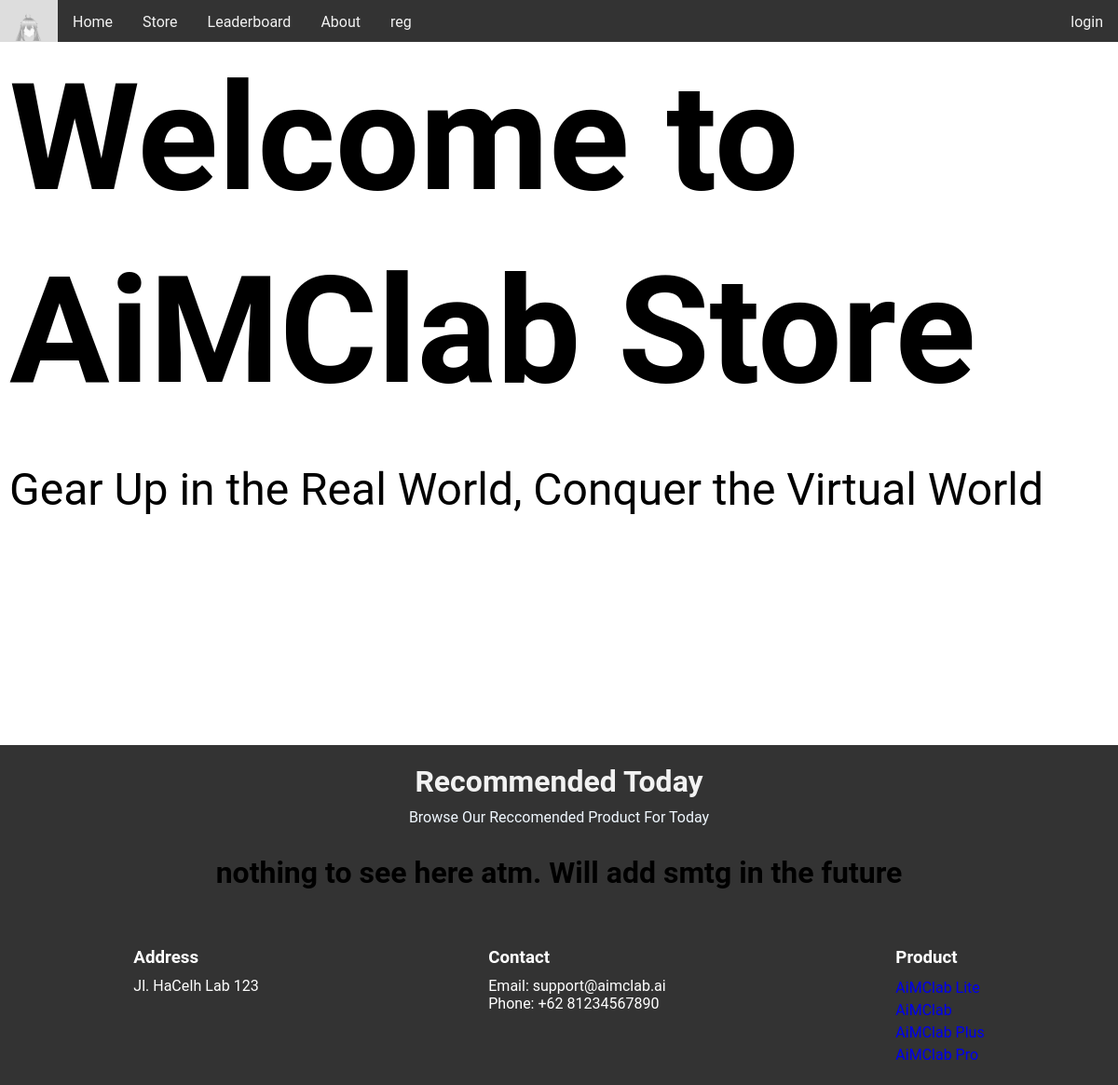
Before: /store.php with the older database file.
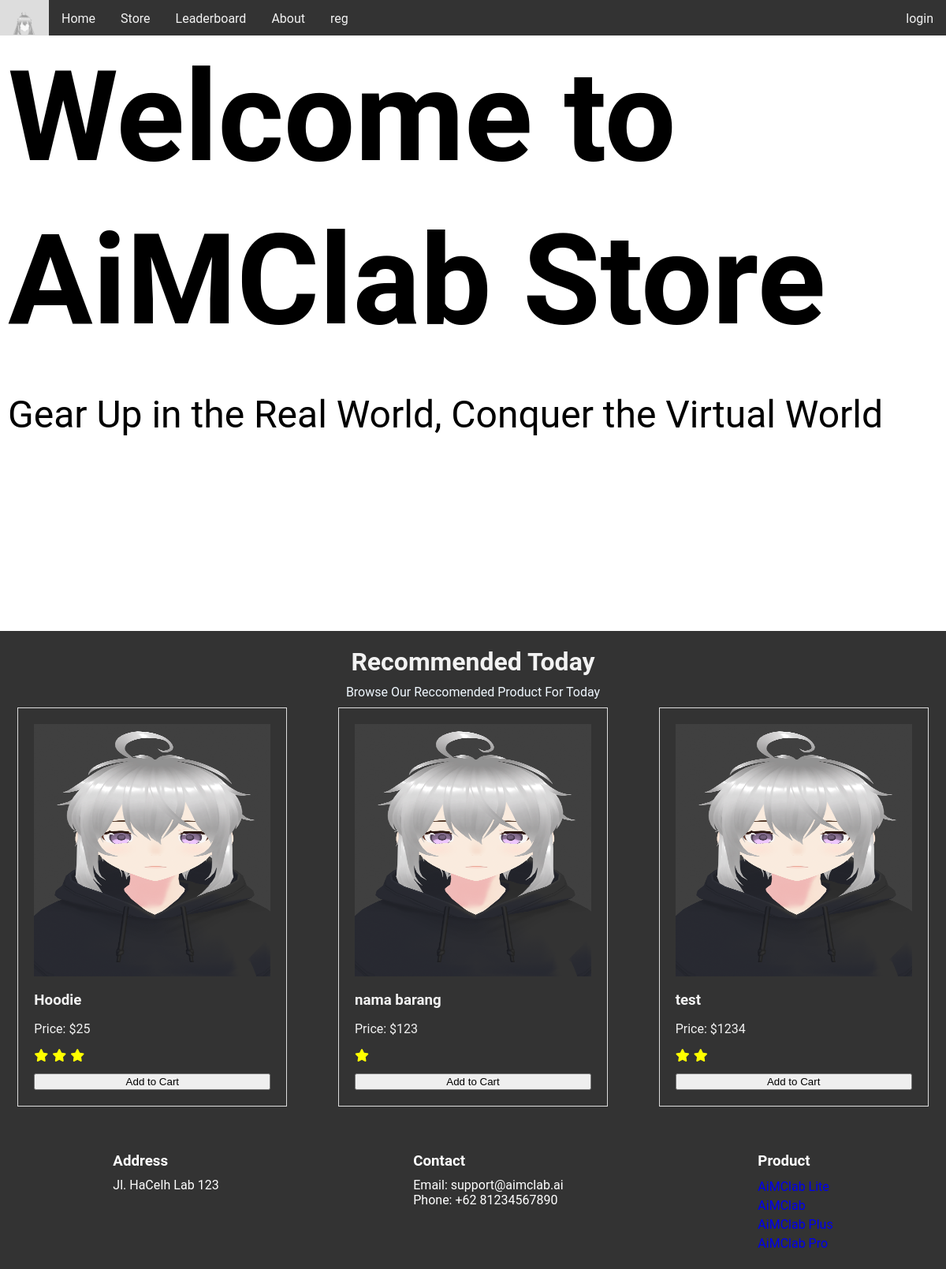
After: the same page with the newer database file.
### tables this page shows
CREATE TABLE `store` (
  `image` varchar(100) NOT NULL,
  `title` varchar(100) NOT NULL,
  `price` int(11) NOT NULL,
  `rating` int(11) NOT NULL
);

### scripts/storec.php (the view, shortened to what this page needs)
<?php
    include 'db.php';
    $load= $conn->prepare('SELECT image, title, price, rating FROM store');
    $load->execute();
    $result= $load->get_result();
    if($result->num_rows>0){
        while ($row= $result->fetch_assoc()){
            echo "<div class='card'>";
            echo "<img src='" . htmlspecialchars($row["image"]) . "' alt='" . htmlspecialchars($row["title"]) . "'>";
            echo "<h3>" . htmlspecialchars($row["title"]) . "</h3>";
            echo "<p>Price: $" . htmlspecialchars($row["price"]) . "</p>";
            $stars = $row["rating"];
            echo "<div class='stars'>";
            for ($i = 0; $i < $stars; $i++) {
                echo "<i class='fa fa-star'></i>";
            }
            echo "</div>";
            echo "<button id='addToCart'>Add to Cart</button>";
            echo "</div>";
        }
    } else {
        echo "<h1>nothing to see here atm. Will add smtg in the future</h1>";
    }
?>

### store.php (shortened to what this page needs)
<!DOCTYPE html>
<html>
    <head>
        <link rel="stylesheet" href="https://cdnjs.cloudflare.com/ajax/libs/font-awesome/6.1.0/css/all.min.css">
        <link rel="stylesheet" href="./assets/store.css">
    </head>
    <body>
        <div class="navbar">
            <a href="./index.php#homepage" class="logo">
                <img src="/assets/img/logo.png">
            </a>
            <a href="./index.php#homepage">Home</a>
            <a href="./store.php">Store</a>
            <a href="./index.php#leaderboard">Leaderboard</a>
            <a href="./index.php#about">About</a>
            <a href="./register.php" class="register">reg</a>
            <a href="./login.php" class="login">login</a>
        </div>
        <div class="homepage" id="homepage">
            <div class="home-content">
                <h1>Welcome to</h1>
                <h1>AiMClab Store</h1>
                <p>Gear Up in the Real World, Conquer the Virtual World</p>
            </div>
        </div>
        <div class="rectext">
            <h2 >Recommended Today</h2>
            <p>Browse Our Reccomended Product For Today</p>
        </div>
        <div class="recommended-today">
            <?php
               require('scripts/storec.php');
            ?>
        </div>
        <div class="footer">
            <div class="address">
                <h3>Address</h3>
                <p>Jl. HaCeIh Lab 123</p>
            </div>
            <div class="contact">
                <h3>Contact</h3>
                <p>Email: support@aimclab.ai</p>
                <p>Phone: +62 81234567890</p>
            </div>
            <div class="product">
                <h3>Product</h3>
                <p>
                    <a href="#license"><li>AiMClab Lite</li></a>
                    <a href="#license"><li>AiMClab</li></a>
                    <a href="#license"><li>AiMClab Plus</li></a>
                    <a href="#license"><li>AiMClab Pro</li></a>
                </p>
            </div>
        </div>
    </body>
</html>

### assets/store.css (style rules this page uses)
body { margin: 0; padding: 0; font-family: 'roboto', sans-serif; }
.navbar { background-color: #333; overflow: hidden; height: 45px; position: sticky; top: 0; }
.navbar a { float: left; display: block; color: #f2f2f2; text-align: center; padding: 14px 16px; text-decoration: none; }
.logo img { height: 30px; }
.navbar .login { float: right; }
.homepage { display: flex; align-items: start; justify-content: left; left: 0; top: 0; width: 100%; height: calc(100vh - 45px); animation: animate 16s cubic-bezier(0.645, 0.045, 0.355, 1) infinite; }
.homepage h1 { font-size: 10rem; margin-bottom: 20px; margin-top: 0; }
.homepage p { font-size: 3rem; margin-bottom: 20px; }
.home-content { margin: 10px; }
.rectext { text-align: center; background-color: #333; }
.rectext h2 { margin: 0; padding-bottom: 10px; padding-top: 20px; font-size: 2rem; color: #f2f2f2; }
.rectext p { margin: 0; padding-bottom: 10px; color: aliceblue; }
.recommended-today { background-color: #333; display: grid; grid-template-columns: repeat(auto-fit, minmax(300px, 1fr)); grid-gap: 20px; justify-items: center; }
.card { display: flex; flex-direction: column; align-items: left; border: 1px solid #ddd; padding: 20px; width: 300px; margin-bottom: 20px; }
.card img { width: 100%; height: 320px; }
.card h3 { margin-bottom: 0; color: #f2f2f2; }
.card p { color: #f2f2f2; }
.stars { display: flex; gap: 5px; padding-bottom: 15px; }
.stars i:before { color: yellow; }
.footer { background-color: #333; color: #fff; padding: 20px; display: flex; justify-content: space-around; }
.footer h3 { margin-bottom: 10px; }
.footer p { margin: 0; }
.footer a { text-decoration: none; }
.footer li { list-style-type: none; line-height: 1.5; }

Changed rows visible on the page:
added store: image (picture), title "Hoodie", price "25", rating 3 (drawn)
added store: image (picture), title "nama barang", price "123", rating 1 (drawn)
added store: image+title (picture), title "test", price "1234", rating 2 (drawn)
Other visible differences:
text no longer shown: "nothing to see here atm. Will add smtg in the future"
